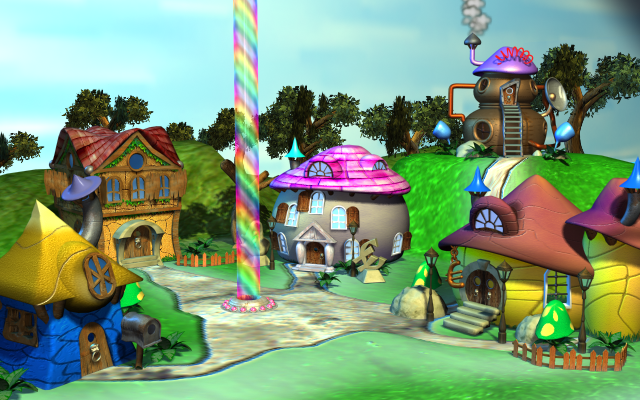
#> input picture couleurs1/img24/euroland/face.bmp, 640 x 400 px, found by its file name; its folder holds 5 pictures in this run
$ python generate_scene_preview.py
#> lines starting #> are read from the running program, lines starting #| are printed output that depends on the picture
#!/usr/bin/env python3
"""
Generate a visual preview of the Euroland main scene (face.bmp) with hotspots marked.
Based on analysis of couleurs1.vnd
"""

from PIL import Image, ImageDraw, ImageFont
from pathlib import Path
import json

# Hotspots from face.bmp (Scene 1) based on VND analysis
# Format: (x, y, text, action)
# X,Y are positions where hover text appears - they indicate hotspot center
FACE_HOTSPOTS = [
    (57, 60, "La bibliothèque", "bibliobis.avi"),
    (387, 351, "La banque", "bankbis.avi"),
    (89, 375, "Ma maison", "home2.avi"),
    (387, 18, "La maison de prof", "profbis.avi"),
    (249, 297, "Le musée du village", "musee.avi"),
    (348, 357, "La fontaine couleurs", "fontaine.avi -> scene 39"),
]

# Maison.bmp hotspots for second preview
MAISON_HOTSPOTS = [
    (1400, 350, "Une armoire bien remplie", "-> armoire3.bmp"),
    (95, 350, "SORTIE", "-> face.bmp"),
    (120, 360, "Madame euro", "femme.avi"),
    (370, 340, "Une table avec choses", "-> scene 51 (table_m.bmp)"),
    (800, 350, "Tu n'as pas le temps", ""),
    (990, 350, "Un lit", ""),
    (380, 320, "Un message caché", ""),
    (1090, 350, "Une étagère", "-> mess2.bmp"),
    (680, 350, "Question Bonus", "-> scene 35"),
    (1440, 350, "Chaudron (clé jaune)", "conditional"),
]


def load_bmp(path: Path) -> Image.Image:
    """Load a BMP file and convert to RGB"""
    img = Image.open(path)
#> img is the input picture: PIL image 640x400 RGB; mean R, G, B 123.1, 152.9, 120.1
    if img.mode != 'RGB':
        img = img.convert('RGB')
    return img


def create_preview(bmp_path: Path, hotspots: list, output_path: Path, title: str = ""):
    """Create a preview image with hotspots marked"""
    # Load the background image
    img = load_bmp(bmp_path)
    draw = ImageDraw.Draw(img)

    print(f"Image size: {img.size}")
#| Image size: (640, 400)

    # Try to load a font, fall back to default
    try:
        font = ImageFont.truetype("/usr/share/fonts/truetype/dejavu/DejaVuSans.ttf", 14)
        small_font = ImageFont.truetype("/usr/share/fonts/truetype/dejavu/DejaVuSans.ttf", 11)
    except:
        font = ImageFont.load_default()
        small_font = font

    # Draw each hotspot
    for i, (x, y, text, action) in enumerate(hotspots):
        # Skip if coordinates are outside image
        if x >= img.width or y >= img.height:
            print(f"  Skipping hotspot {i+1} - outside image bounds ({x},{y})")
            continue

        # Draw a circle at the hotspot position
        radius = 18
        color = (255, 255, 0)  # Yellow
        outline = (255, 0, 0)  # Red outline

        # Draw filled circle
        draw.ellipse(
            [x - radius, y - radius, x + radius, y + radius],
            fill=color,
            outline=outline,
            width=3
        )

        # Draw number in circle
        num = str(i + 1)
        bbox = draw.textbbox((0, 0), num, font=font)
        tw, th = bbox[2] - bbox[0], bbox[3] - bbox[1]
        draw.text((x - tw // 2, y - th // 2), num, fill=(0, 0, 0), font=font)

        # Draw label with text
        label_x = x + radius + 10
        label_y = y - 8

        # Adjust position if off-screen
        if label_x + 180 > img.width:
            label_x = x - radius - 190

        # Draw text background
        label_text = text[:28]
        bbox = draw.textbbox((0, 0), label_text, font=small_font)
        tw, th = bbox[2] - bbox[0], bbox[3] - bbox[1]
        padding = 4
        draw.rectangle(
            [label_x - padding, label_y - padding, label_x + tw + padding, label_y + th + padding],
            fill=(0, 0, 0),
            outline=(255, 255, 0),
            width=1
        )
        draw.text((label_x, label_y), label_text, fill=(255, 255, 255), font=small_font)
#> this loop made 6 passes

    # Draw title bar at top
    if title:
        draw.rectangle([0, 0, img.width, 30], fill=(0, 0, 100))
        draw.text((10, 6), title, fill=(255, 255, 255), font=font)

    # Draw legend at bottom
    legend_height = 25 + len(hotspots) * 14
    legend_y = img.height - legend_height
#> legend_y = 291
    draw.rectangle([0, legend_y, img.width, img.height], fill=(0, 0, 50))
    draw.text((10, legend_y + 5), "HOTSPOTS:", fill=(255, 255, 0), font=font)

    for i, (x, y, text, action) in enumerate(hotspots):
        line_y = legend_y + 22 + (i * 14)
        if line_y < img.height - 5:
            action_short = action[:35] if action else "-"
            legend_text = f"{i + 1}. [{x:4d},{y:4d}] {text[:25]:<25} -> {action_short}"
            draw.text((10, line_y), legend_text, fill=(200, 200, 200), font=small_font)

    # Save
    output_path.parent.mkdir(parents=True, exist_ok=True)
    img.save(output_path, 'PNG')
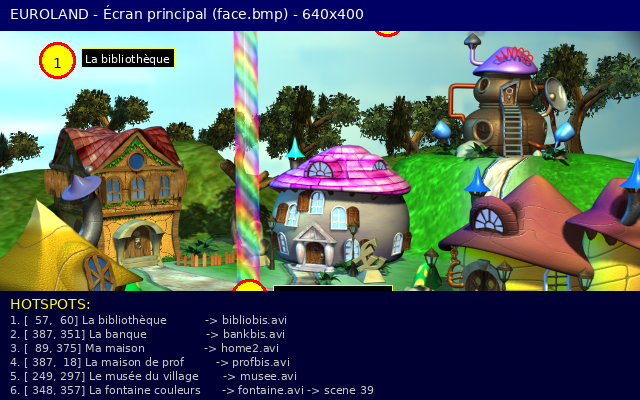
#> saved as 01_face_hotspots.png: PIL image 640x400 RGB; mean R, G, B 83, 94.5, 94.5
    print(f"Saved preview to: {output_path}")

    return img


def main():
    base_path = Path("/home/user/Europeo/couleurs1/img24/euroland")
    output_dir = Path("/home/user/Europeo/Doc/previews")
    output_dir.mkdir(parents=True, exist_ok=True)

    # Preview 1: face.bmp (main Euroland screen)
    face_bmp = base_path / "face.bmp"
    if face_bmp.exists():
        print(f"\n=== Creating preview for face.bmp ===")
        create_preview(
            face_bmp,
            FACE_HOTSPOTS,
            output_dir / "01_face_hotspots.png",
            title="EUROLAND - Écran principal (face.bmp) - 640x400"
        )
    else:
        print(f"Not found: {face_bmp}")

    # Preview 2: maison.bmp (the house - scrollable 1920px wide)
    maison_bmp = base_path / "maison.bmp"
    if maison_bmp.exists():
        print(f"\n=== Creating preview for maison.bmp ===")
        create_preview(
            maison_bmp,
            MAISON_HOTSPOTS,
            output_dir / "02_maison_hotspots.png",
            title="MA MAISON (maison.bmp) - Image scrollable 1920x400"
        )
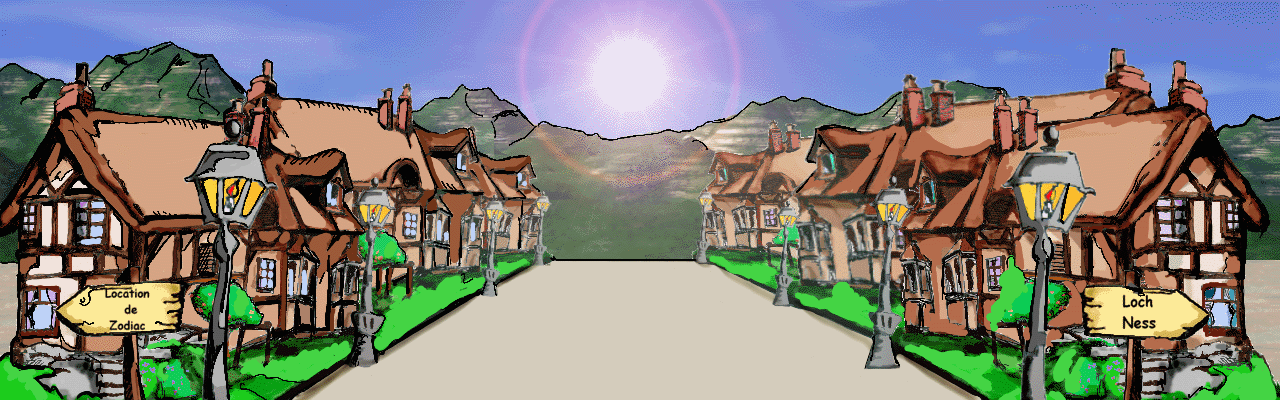
#> input picture ecosse/img24/maison.bmp, 1280 x 400 px, found by its file name
#> in load_bmp, img is the input picture: PIL image 1280x400 P; mean R, G, B 130.6, 129.6, 126.1
#| Image size: (1280, 400)
#> the loop in create_preview (call 2), `for i, (x, y, text, action) in enumerate(hotspots):` made 10 passes
#> in create_preview (call 2), `img.save(output_path, 'PNG')`:
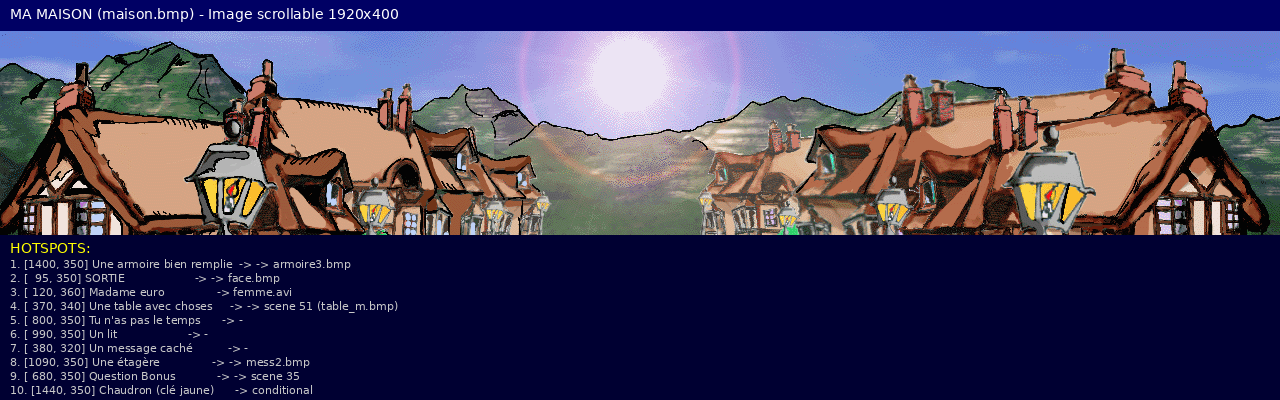
#> saved as 02_maison_hotspots.png: PIL image 1280x400 RGB; mean R, G, B 69.3, 63.6, 95.3
    else:
        print(f"Not found: {maison_bmp}")

    # Preview 3: armoire3.bmp
    armoire_bmp = base_path / "armoire3.bmp"
    armoire_hotspots = [
        (52, 177, "Sac à dos", "sac2.bmp + sacados=1"),
        (360, 36, "Allumettes", "if sacados: allumette2.bmp"),
        (280, 370, "SORTIE", "-> maison.bmp"),
    ]
    if armoire_bmp.exists():
        print(f"\n=== Creating preview for armoire3.bmp ===")
        create_preview(
            armoire_bmp,
            armoire_hotspots,
            output_dir / "03_armoire_hotspots.png",
            title="ARMOIRE (armoire3.bmp)"
        )

    # Preview 4: table_m.bmp
    table_bmp = base_path / "table_m.bmp"
    table_hotspots = [
        (400, 180, "Une bouteille vide", "info"),
        (380, 290, "Dossier euro", "-> mes_100.bmp"),
        (50, 350, "SORTIE", "-> maison.bmp"),
    ]
    if table_bmp.exists():
        print(f"\n=== Creating preview for table_m.bmp ===")
        create_preview(
            table_bmp,
            table_hotspots,
            output_dir / "04_table_hotspots.png",
            title="TABLE (table_m.bmp)"
        )

    print(f"\n{'='*60}")
    print(f"All previews saved to: {output_dir}")
    print(f"{'='*60}")
    print("\nFiles created:")
    for f in sorted(output_dir.glob("*.png")):
        print(f"  - {f.name} ({f.stat().st_size / 1024:.1f} KB)")


if __name__ == '__main__':
    main()
